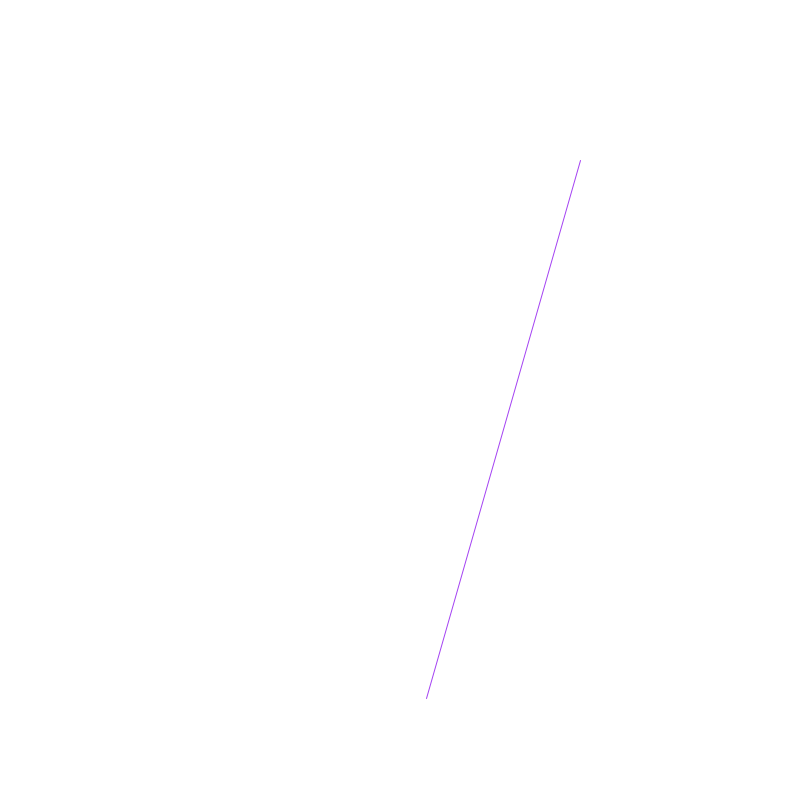
Frame 1 (no input)
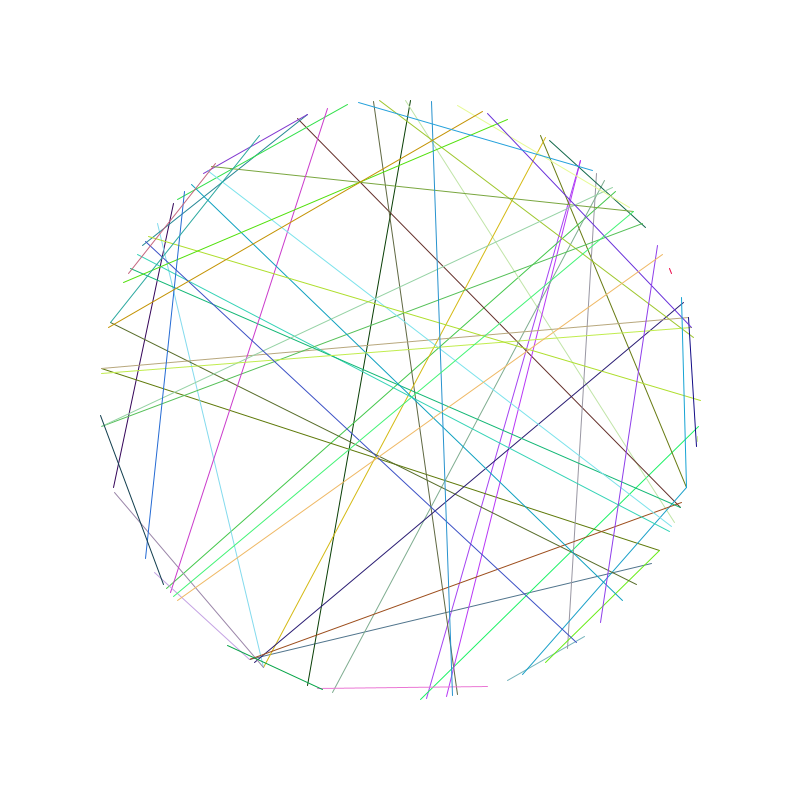
Frame 60 (the mouse pressed at the canvas centre just before this capture)
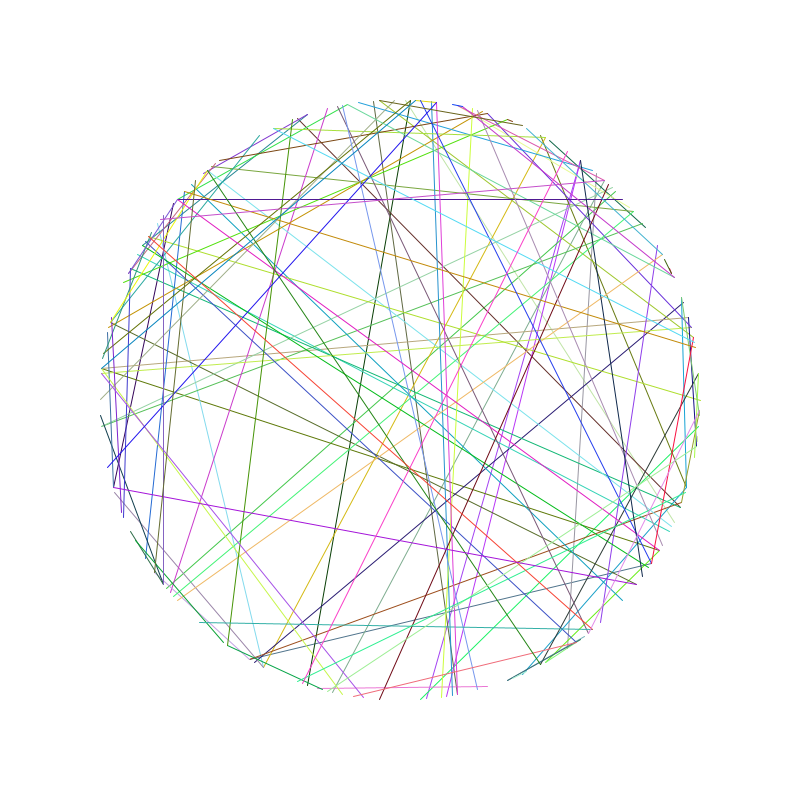
Frame 120 (the mouse held since frame 60 and released just before this capture)

The Processing sketch that drew these frames (run headless with seeded random() and noise(); from frame 60 on, the mouse is pressed at the canvas centre):

// Processing sketch: processing_68159
// ── processing_68159.pde

int radius = 300;  //What is the difference between an int and a float?

float [] xPos = new float [360];  //What are these called and what do they do?
float [] yPos = new float [360];


void setup() {        //Describe what "setup" does:
  size(800, 800);      //What does this do?
  smooth();           //What does this do?
  background(255);    //What does this do?

  //Describe what's happening here:
  for (int i = 0; i < 360; i++) {
    int deg = i;
    float angle = radians(deg);
    xPos[i] = cos(angle) * radius;
    yPos[i] = sin(angle) * radius;
  }
}

void draw() {      //Describe what "draw" does generally:
//  background(255);    //What does this do?

  //Describe what's happening here:
  translate(width/2, height/2);

  //Describe what's happening here:
  if (mousePressed == true) {
    stroke(random(0, 255), random(0, 255), random(0, 255));
  } 
  else {
    stroke(0);
  }

  //Describe what's happening here:
//  for (int i = 0; i < 360; i++) {
        stroke(random(0, 255), random(0, 255), random(0, 255));

//    println(xPos[i]);
    int r1 = (int)random(359);
    int r2 = (int)random(359);
    println(r1 + " " + r2);

    line(xPos[r1], yPos[r1], xPos[r2], yPos[r2]);
//  }
}

//Describe what this sketch does:
